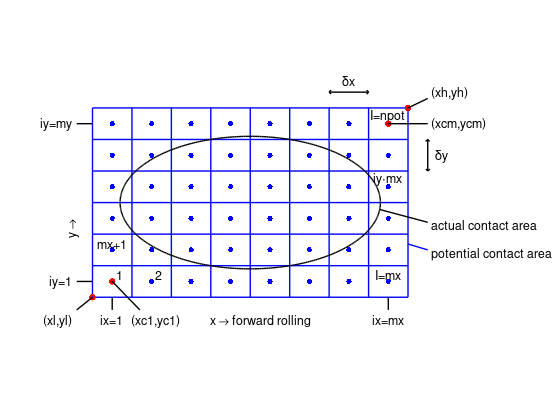

MATLAB code to generate this figure:

print_fig = 1;

set(0, 'defaultlinelinewidth', 1);
set(0, 'defaulttextfontsize', 9);

figure(1); clf; hold on;

% size of potential contact area:

xl=-10  ; dx=2.0; xh= 6; mx=round((xh-xl)/dx);
yl= -4.8; dy=1.6; yh= 4.8; my=round((yh-yl)/dy);
xi=xl-dx/2+[1:mx]*dx;
yj=yl-dy/2+[1:my]*dy;

% plot the elements:

for ix=0:mx
   plot(xl+ix*dx*[1 1], [yl,yh], 'b');
end
for iy=0:my
   plot([xl,xh], yl+iy*dy*[1 1], 'b');
end

% plot the element centers:

for iy=1:my
   for ix=1:mx,
      plot(xi(ix),yj(iy),'b.','markersize',12);
   end
end

% numbering of the elements

l=text(xi(1),yj(1)-dy,'ix=1','horizontalalignment','center','verticalalignment','top');
plot(xi(1)*[1 1], yj(1)+dy*[-0.5,-0.9],'k');
l=text(xi(mx),yj(1)-dy,'ix=mx','horizontalalignment','center','verticalalignment','top');
plot(xi(mx)*[1 1], yj(1)+dy*[-0.5,-0.9],'k');
l=text(xi(floor(mx/2))-0.5*dx, yj(1)-dy, 'x \rightarrow forward rolling', 'verticalalignment','top');

l=text(xi(1)-dx,yj(1),'iy=1','horizontalalignment','right','verticalalignment','middle');
plot(xi(1)+dx*[-0.5,-0.9], yj(1)*[1,1],'k');
l=text(xi(1)-dx,yj(my),'iy=my','horizontalalignment','right','verticalalignment','middle');
plot(xi(1)+dx*[-0.5,-0.9], yj(my)*[1,1],'k');
l=text(xi(1)-dx,yj(round(my/2)),'y \rightarrow','rotation',90,'horizontalalignment','right','verticalalignment','middle');

% element sizes dx, dy

plot(xi(7)+dx*[-.5 .5],yj(my)+dy*[1 1],'k');
plot(xi(7)-dx/2+[0.1 0 0.1], yj(my)+dy+[-0.1 0 0.1],'k');
plot(xi(7)+dx/2-[0.1 0 0.1], yj(my)+dy+[-0.1 0 0.1],'k');
text(xi(7), yj(my)+1.2*dy, '\delta{}x', 'horizontalalignment','center', 'verticalalignment','bottom')

plot(xi(mx)+dx*[1 1],yj(5)+dy*[-.5 .5],'k');
plot(xi(mx)+dx+[-0.1 0 0.1],yj(5)-dy/2+[0.1 0 0.1],'k');
plot(xi(mx)+dx+[-0.1 0 0.1],yj(5)+dy/2-[0.1 0 0.1],'k');
text(xi(mx)+1.2*dx, yj(5), '\delta{}y', 'horizontalalignment','left', 'verticalalignment','middle')

% element numbering

l=text(xi(1)+0.1*dx, yj(1)+0.05*dy, '1','verticalalignment','bottom');
l=text(xi(2)+0.1*dx, yj(1)+0.05*dy, '2','verticalalignment','bottom');
l=text(xi(1),        yj(2)+0.05*dy, 'mx+1','verticalalignment','bottom', 'horizontalalignment','center');
l=text(xi(mx),       yj(1)+0.05*dy, 'I=mx','verticalalignment','bottom', 'horizontalalignment','center');
l=text(xi(mx),       yj(my)+0.05*dy, 'I=npot','verticalalignment','bottom', 'horizontalalignment','center');
l=text(xi(mx),       yj(my-2)+0.05*dy, 'iy\cdot{}mx','verticalalignment','bottom', 'horizontalalignment','center');

% notations (xl,yl), (xc1,yc1)

th = 0:5:360;
r=0.12;
plot(xl+r*cos(th), yl+r*sin(th), 'r-');
plot(xl-[0 0.4*dx], yl-[0 0.4*dy], 'k-');
text(xl-dx/2, yl-dy/2, '(xl,yl)','horizontalalignment','right','verticalalignment','top')

plot(xl+dx/2+r*cos(th), yl+dy/2+r*sin(th), 'r-');
plot(xl+dx*[0.5 1.2], yl+dy*[0.5 -0.4], 'k-');
text(xl+dx, yl-dy/2, '(xc1,yc1)','horizontalalignment','left','verticalalignment','top')

plot(xh+r*cos(th), yh+r*sin(th), 'r-');
plot(xh+[0 dx/2], yh+[0 0.3*dy], 'k-');
text(xh+.6*dx, yh+dy/2, '(xh,yh)')

plot(xh-dx/2+r*cos(th), yh-dy/2+r*sin(th), 'r-');
plot(xh+dx*[-.5 .5], yh+dy*[-.5 -.5], 'k-');
text(xh+0.6*dx, yh-.5*dy, '(xcm,ycm)')

% plot a hypothetical actual contact area:

aa = 3.3*dx; bb = 2.1*dy;
xm = (xl + xh) / 2;
ym = (yl + yh) / 2;
th = [0:360] * pi/180;
plot(xm+aa*cos(th), ym+bb*sin(th), 'k-');

plot([xm+aa*cos(th(355)), 7], [ym+bb*sin(th(355)), -1], 'k-');
l=text(7.2, -1.1, 'actual contact area','horizontalalignment','left','verticalalignment','middle');
plot([6, 7], [-2.1 -2.4], 'b-');
l=text(7.2, -2.6, 'potential contact area','horizontalalignment','left','verticalalignment','middle');

% set axis, print figure

axis equal
axis([-11 11 -6 6]);
axis off

if (print_fig)
   set(gcf,'paperpositionmode','auto');
   print -djpeg95 potcon_numbering.jpg
end
